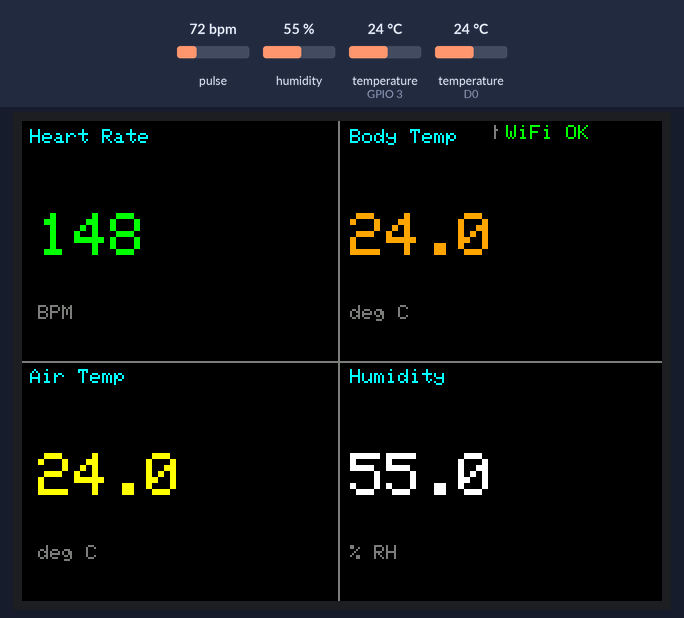
Simulated run of this sketch. Board: ESP8266 (NodeMCU). Shown: 320×240 colour display. Inputs (shaded band) come from the test bench; at power-on: humidity 55 %, temperature (sensors on D0, GPIO 3) 24 °C, pulse 72 bpm. WiFi joins after 1.5 s; servers stay silent unless stated; uploads are accepted with an empty reply; the local clock reads 2024-03-15 10:24:30 at power-on unless the sketch sets it; what the sketch prints to the serial monitor is not drawn.

Above: at 3.4 s.
3.5 s: humidity set to 22 %
At 7.8 s:
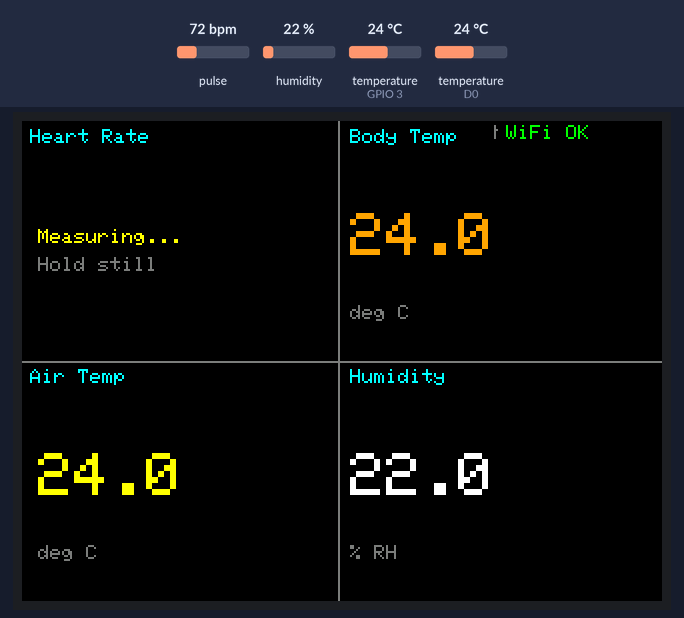
8.3 s: temperature (sensor on D0) set to 12 °C
At 10.0 s:
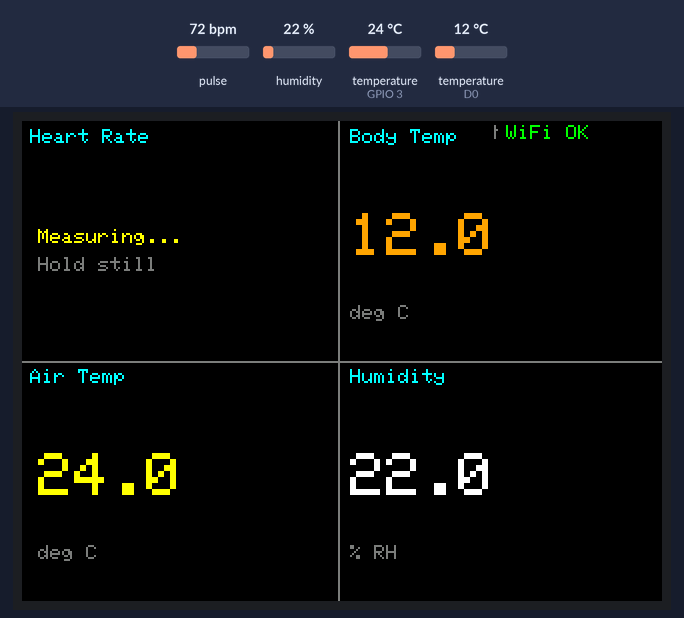
10.3 s: temperature (sensor on GPIO 3) set to 12 °C
At 12.2 s:
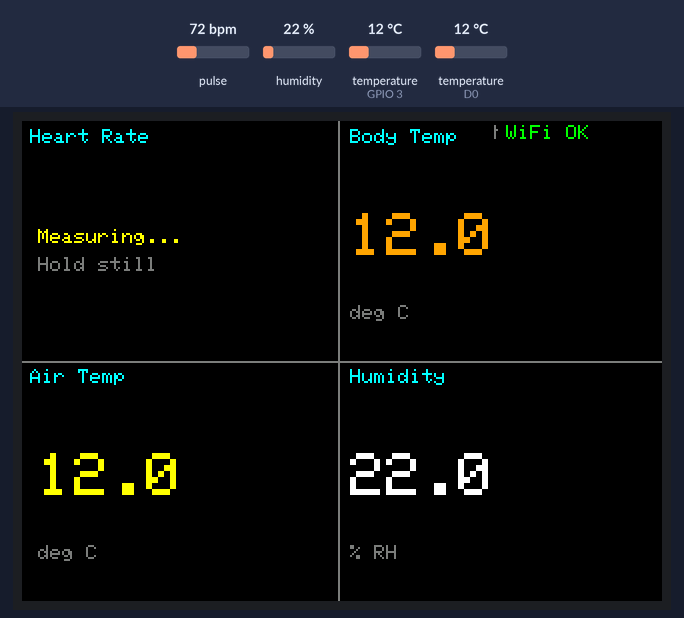
12.5 s: temperature (sensor on D0) set to 19 °C
14.5 s: humidity set to 40 %
At 15.8 s:
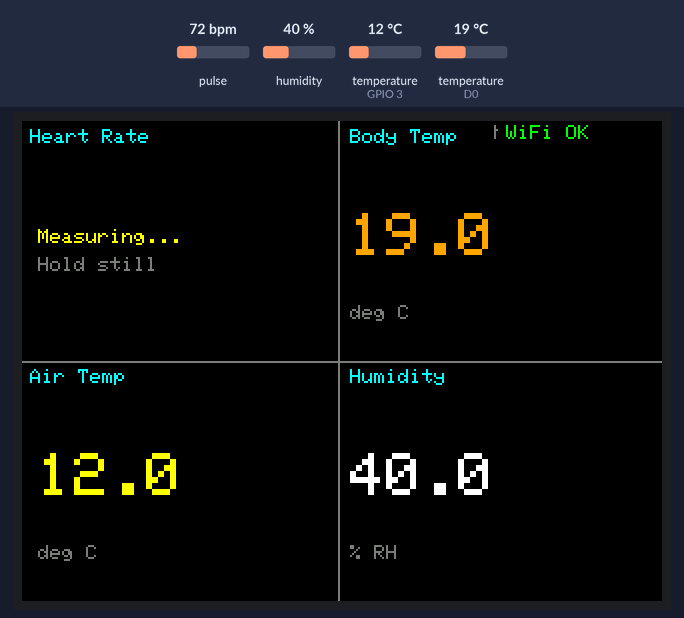
16.5 s: temperature (sensor on D0) set to 28 °C
At 17.8 s:
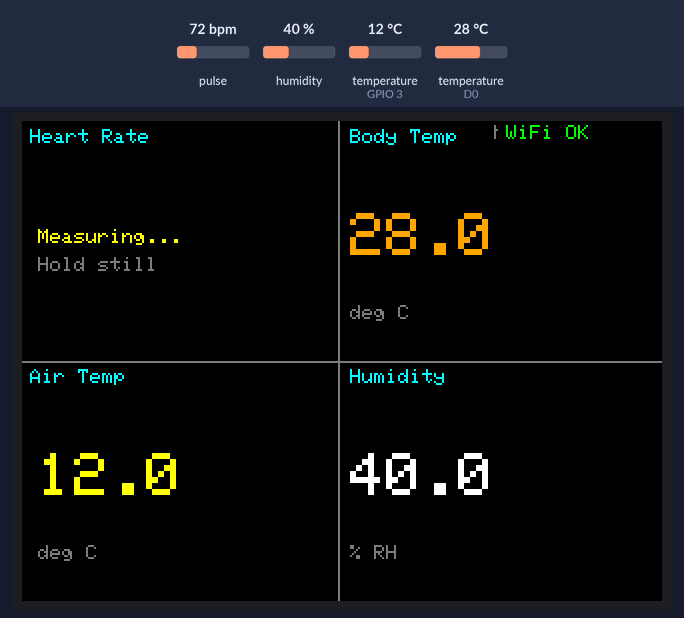
Timing chart, 0 to 19.5 s (numbered marks = the images above; inputs shaded):
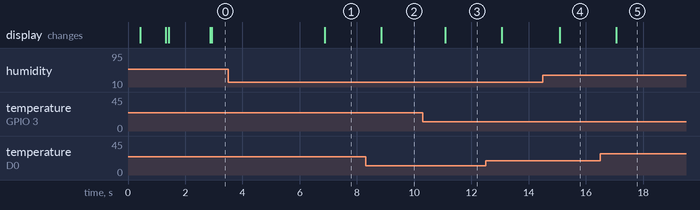

Measured:
- after the input at 3.5 s, the display: changes after 3.4 s (image 1)
- after the input at 8.3 s, the display: changes after 0.56 s (image 2)
- after the input at 10.3 s, the display: changes after 0.78 s (image 3)
- after the input at 14.5 s, the display: changes after 0.59 s (image 4)
- after the input at 16.5 s, the display: changes after 0.57 s (image 5)

The sketch:

meow.ino
```cpp
// ═══════════════════════════════════════════════════════════════
//  Health Monitor — ESP8266
//  Sensors : ILI9341 TFT, MAX30102, DS18B20, DHT11
//  Network : WiFi (non-blocking) + Supabase UPSERT
// ═══════════════════════════════════════════════════════════════

#include <SPI.h>
#include <Adafruit_GFX.h>
#include <Adafruit_ILI9341.h>
#include <Wire.h>
#include <MAX30105.h>
#include <heartRate.h>
#include <OneWire.h>
#include <DallasTemperature.h>
#include <DHT.h>
#include <ESP8266WiFi.h>
#include <ESP8266HTTPClient.h>
#include <WiFiClientSecure.h>
#include <time.h>

// ── WiFi credentials ──────────────────────────────
const char* ssid     = "Joyskie18 5-G";
const char* password = "CACHERO 1973";

// ── Supabase ──────────────────────────────────────
const char* supabaseUrl = "https://bjmokvjpitviifjbnlvs.supabase.co/rest/v1/status";
const char* supabaseKey = "eyJhbGciOiJIUzI1NiIsInR5cCI6IkpXVCJ9.eyJpc3MiOiJzdXBhYmFzZSIsInJlZiI6ImJqbW9rdmpwaXR2aWlmamJubHZzIiwicm9sZSI6ImFub24iLCJpYXQiOjE3NzQxMzkzMTEsImV4cCI6MjA4OTcxNTMxMX0.yEp_qZzGTArPrc03Om7_LL0jUiTDckUiaWZyxj047Ng";
const char* ntpServer   = "pool.ntp.org";
const long  gmtOffset   = 8 * 3600; // GMT+8 Philippines

// ── TFT pins ──────────────────────────────────────
#define TFT_CS  D8
#define TFT_DC  D2
#define TFT_RST D1
// SCK  → D5 | MOSI → D7 | MISO → D6 (hardware SPI)
Adafruit_ILI9341 tft = Adafruit_ILI9341(TFT_CS, TFT_DC, TFT_RST);

// ── MAX30102 ──────────────────────────────────────
MAX30105 particleSensor;

const byte    RATE_SIZE       = 6;
byte          rates[RATE_SIZE];
byte          rateSpot        = 0;
long          lastBeat        = 0;
float         beatsPerMinute  = 0;
int           beatAvg         = 0;

#define FINGER_ON_THRESHOLD   50000
#define FINGER_OFF_THRESHOLD  40000
#define NO_BEAT_TIMEOUT       4000
#define BEAT_FILTER_ALPHA     0.95
#define BEAT_THRESHOLD        400
#define MIN_BEAT_MS           400
#define MAX_BEAT_MS           1500

bool          fingerPresent   = false;
unsigned long lastBeatTime    = 0;
float         irDC            = 0;
float         irPrev          = 0;
float         peakVal         = 0;
bool          risingEdge      = false;

// ── DS18B20 ───────────────────────────────────────
#define ONE_WIRE_BUS D0
OneWire          oneWire(ONE_WIRE_BUS);
DallasTemperature ds18b20(&oneWire);

// ── DHT11 ────────────────────────────────────────
#define DHTPIN  D9
#define DHTTYPE DHT11
DHT dht(DHTPIN, DHTTYPE);

// ── WiFi state machine ────────────────────────────
enum WiFiConnState { WIFI_IDLE, WIFI_CONNECTING, WIFI_CONNECTED };
WiFiConnState WiFiConnState = WIFI_IDLE;
unsigned long wifiTimer   = 0;
unsigned long retryTimer  = 0;
#define WIFI_TIMEOUT_MS   15000   // give up after 15s
#define WIFI_RETRY_MS     30000   // retry after 30s

// ── Timing ───────────────────────────────────────
unsigned long lastSensorUpdate = 0;
unsigned long lastSupabasePost = 0;
#define SENSOR_INTERVAL    2000
#define SUPABASE_INTERVAL  5000

// ── Sensor values (shared across functions) ───────
float lastBodyTemp = 0;
float lastAirTemp  = 0;
float lastHumidity = 0;


// ═══════════════════════════════════════════════════
//  SETUP
// ═══════════════════════════════════════════════════
void setup() {
  Serial.begin(115200);
  delay(200);
  Serial.println("\n=== Health Monitor Boot ===");

  Wire.begin(D4, D3); // SDA=D4, SCL=D3

  // ── TFT ────────────────────────────────────────
  tft.begin();
  tft.setRotation(1); // landscape
  tft.fillScreen(ILI9341_BLACK);

  // Boot message
  tft.setTextColor(ILI9341_CYAN);
  tft.setTextSize(2);
  tft.setCursor(50, 90);
  tft.print("Health Monitor");
  tft.setTextSize(1);
  tft.setTextColor(ILI9341_DARKGREY);
  tft.setCursor(90, 118);
  tft.print("Initializing...");
  delay(800);

  // ── MAX30102 ───────────────────────────────────
  if (!particleSensor.begin(Wire, I2C_SPEED_FAST)) {
    Serial.println("MAX30102 not found! Check wiring.");
    tft.setTextColor(ILI9341_RED);
    tft.setCursor(10, 140);
    tft.print("MAX30102 ERROR");
  } else {
    // brightness=33, avgSamples=4, ledMode=2(Red+IR),
    // sampleRate=400, pulseWidth=411, adcRange=4096
    particleSensor.setup(33, 4, 2, 400, 411, 4096);
    particleSensor.enableDIETEMPRDY();
    Serial.println("MAX30102 ready.");
  }

  // ── DS18B20 ────────────────────────────────────
  ds18b20.begin();
  Serial.println("DS18B20 ready.");

  // ── DHT11 ──────────────────────────────────────
  dht.begin();
  Serial.println("DHT11 ready.");

  // ── Draw main layout ───────────────────────────
  tft.fillScreen(ILI9341_BLACK);
  drawLayout();

  // ── Start WiFi (non-blocking) ──────────────────
  WiFi.mode(WIFI_STA);
  WiFi.setAutoReconnect(false); // we manage reconnect ourselves
  wifiTick(); // kicks off first attempt
}


// ═══════════════════════════════════════════════════
//  LOOP
// ═══════════════════════════════════════════════════
void loop() {

  // ── 1. WiFi state machine (non-blocking) ────────
  switch (WiFiConnState) {
    case WIFI_CONNECTING:
      wifiTick();
      break;
    case WIFI_CONNECTED:
      wifiTick(); // watches for dropped connection
      break;
    case WIFI_IDLE:
      if (millis() - retryTimer >= WIFI_RETRY_MS) {
        wifiTick(); // retry after cooldown
      }
      break;
  }

  // ── 2. MAX30102 beat detection (every loop) ─────
  long irValue = particleSensor.getIR();

  if (irValue >= FINGER_ON_THRESHOLD) {
    // --- Finger just placed ---
    if (!fingerPresent) {
      fingerPresent = true;
      beatsPerMinute = 0;
      beatAvg   = 0;
      rateSpot  = 0;
      irDC      = irValue;
      irPrev    = 0;
      peakVal   = 0;
      risingEdge = false;
      lastBeat      = millis();
      lastBeatTime  = millis();
      memset(rates, 0, sizeof(rates));
      Serial.println("Finger detected.");
    }

    // DC removal — isolates the AC pulse wave
    irDC = irDC * BEAT_FILTER_ALPHA + irValue * (1.0 - BEAT_FILTER_ALPHA);
    float irAC = irValue - irDC;

    long now          = millis();
    long timeSinceLast = now - lastBeat;

    if (irAC > irPrev) {
      risingEdge = true;
      if (irAC > peakVal) peakVal = irAC;

    } else if (risingEdge && irAC < irPrev && timeSinceLast > MIN_BEAT_MS) {
      // Passed a peak — check if it's a valid beat
      if (peakVal > BEAT_THRESHOLD && timeSinceLast < MAX_BEAT_MS) {
        beatsPerMinute = 60000.0 / timeSinceLast;
        lastBeat      = now;
        lastBeatTime  = now;

        rates[rateSpot++] = (byte)beatsPerMinute;
        rateSpot %= RATE_SIZE;

        // Rolling average (skip empty slots)
        int sum = 0, count = 0;
        for (byte i = 0; i < RATE_SIZE; i++) {
          if (rates[i] > 0) { sum += rates[i]; count++; }
        }
        if (count > 0) beatAvg = sum / count;

        Serial.printf("BEAT! BPM=%.1f  Avg=%d  AC=%.1f  IR=%ld\n",
                      beatsPerMinute, beatAvg, irAC, irValue);
      }
      risingEdge = false;
      peakVal    = 0;
    }
    irPrev = irAC;

    // No beat for too long → reset
    if (millis() - lastBeatTime > NO_BEAT_TIMEOUT && lastBeatTime > 0) {
      Serial.println("Beat timeout — reposition finger.");
      beatsPerMinute = 0;
      beatAvg = 0;
      memset(rates, 0, sizeof(rates));
      lastBeatTime = 0;
    }

  } else if (irValue < FINGER_OFF_THRESHOLD) {
    // --- Finger removed ---
    if (fingerPresent) {
      fingerPresent  = false;
      beatsPerMinute = 0;
      beatAvg        = 0;
      rateSpot       = 0;
      lastBeatTime   = 0;
      irDC           = 0;
      irPrev         = 0;
      peakVal        = 0;
      risingEdge     = false;
      memset(rates, 0, sizeof(rates));
      Serial.println("Finger removed.");
      clearBPMDisplay();
    }
  }

  // ── 3. Read other sensors every 2s ──────────────
  if (millis() - lastSensorUpdate >= SENSOR_INTERVAL) {
    lastSensorUpdate = millis();

    ds18b20.requestTemperatures();
    lastBodyTemp = ds18b20.getTempCByIndex(0);
    lastHumidity = dht.readHumidity();
    lastAirTemp  = dht.readTemperature();

    updateDisplay(beatAvg, lastBodyTemp, lastAirTemp, lastHumidity);

    Serial.printf(
      "BPM=%d | Body=%.1fC | Air=%.1fC | Hum=%.1f%% | IR=%ld | Finger=%s | WiFi=%s\n",
      beatAvg, lastBodyTemp, lastAirTemp, lastHumidity, irValue,
      fingerPresent ? "YES" : "NO",
      WiFiConnState == WIFI_CONNECTED ? "OK" : "NO"
    );
  }

  // ── 4. Post to Supabase every 5s (only if online) ─
  if (WiFiConnState == WIFI_CONNECTED &&
      millis() - lastSupabasePost >= SUPABASE_INTERVAL) {
    lastSupabasePost = millis();
    postToSupabase();
  }
}


// ═══════════════════════════════════════════════════
//  WIFI STATE MACHINE
// ═══════════════════════════════════════════════════
void wifiTick() {
  switch (WiFiConnState) {

    case WIFI_IDLE:
      Serial.println("WiFi: connecting...");
      WiFi.disconnect(true);
      delay(100);
      WiFi.begin(ssid, password);
      WiFiConnState = WIFI_CONNECTING;
      wifiTimer = millis();
      updateWiFiIndicator();
      break;

    case WIFI_CONNECTING:
      if (WiFi.status() == WL_CONNECTED) {
        Serial.print("WiFi: connected! IP=");
        Serial.println(WiFi.localIP());
        configTime(gmtOffset, 0, ntpServer);
        WiFiConnState = WIFI_CONNECTED;
        updateWiFiIndicator();

      } else if (millis() - wifiTimer > WIFI_TIMEOUT_MS) {
        Serial.println("WiFi: timeout. Will retry in 30s.");
        WiFi.disconnect(true);
        WiFiConnState  = WIFI_IDLE;
        retryTimer = millis();
        // Set retryTimer far enough back so we don't instantly retry
        // but wait the full WIFI_RETRY_MS
        retryTimer = millis();
        updateWiFiIndicator();
      }
      break;

    case WIFI_CONNECTED:
      if (WiFi.status() != WL_CONNECTED) {
        Serial.println("WiFi: lost. Will retry in 30s.");
        WiFiConnState  = WIFI_IDLE;
        retryTimer = millis();
        updateWiFiIndicator();
      }
      break;
  }
}

void updateWiFiIndicator() {
  tft.fillRect(238, 0, 82, 12, ILI9341_BLACK);
  tft.setTextSize(1);
  switch (WiFiConnState) {
    case WIFI_CONNECTED:
      tft.setTextColor(ILI9341_GREEN);
      tft.setCursor(242, 2);
      tft.print("WiFi OK");
      break;
    case WIFI_CONNECTING:
      tft.setTextColor(ILI9341_YELLOW);
      tft.setCursor(242, 2);
      tft.print("WiFi...");
      break;
    case WIFI_IDLE:
      tft.setTextColor(ILI9341_DARKGREY);
      tft.setCursor(236, 2);
      tft.print("No WiFi");
      break;
  }
}


// ═══════════════════════════════════════════════════
//  SUPABASE POST
// ═══════════════════════════════════════════════════
void postToSupabase() {
  WiFiClientSecure client;
  client.setInsecure(); // skip certificate verification

  HTTPClient http;
  String url = String(supabaseUrl) + "?on_conflict=device";
  http.begin(client, url);
  http.setTimeout(5000); // 5s HTTP timeout — won't block long

  http.addHeader("Content-Type", "application/json");
  http.addHeader("apikey",        supabaseKey);
  http.addHeader("Authorization", String("Bearer ") + supabaseKey);
  http.addHeader("Prefer",        "resolution=merge-duplicates,return=minimal");

  long now = time(nullptr);

  String json = "{";
  json += "\"device\":\"esp8266\",";
  json += "\"last_seen\":"  + String(now)                   + ",";
  json += "\"bpm\":"        + String(beatAvg)               + ",";
  json += "\"body_temp\":"  + String(lastBodyTemp, 1)        + ",";
  json += "\"air_temp\":"   + String(lastAirTemp,  1)        + ",";
  json += "\"humidity\":"   + String(lastHumidity, 1);
  json += "}";

  int code = http.POST(json);
  Serial.printf("Supabase POST → %d\n", code);
  if (code != 200 && code != 201) {
    Serial.println(http.getString());
  }
  http.end();
}


// ═══════════════════════════════════════════════════
//  TFT DISPLAY
// ═══════════════════════════════════════════════════
void drawLayout() {
  // Section labels
  tft.setTextSize(1);

  tft.setTextColor(ILI9341_CYAN);
  tft.setCursor(4,   4); tft.print("Heart Rate");
  tft.setCursor(164, 4); tft.print("Body Temp");
  tft.setCursor(4, 124); tft.print("Air Temp");
  tft.setCursor(164,124); tft.print("Humidity");

  // Grid lines
  tft.drawFastVLine(158,  0, 240, ILI9341_DARKGREY);
  tft.drawFastHLine(0,  120, 320, ILI9341_DARKGREY);

  // WiFi indicator
  updateWiFiIndicator();
}

void clearBPMDisplay() {
  tft.fillRect(0, 14, 156, 104, ILI9341_BLACK);
  tft.setTextSize(1);
  tft.setTextColor(ILI9341_DARKGREY);
  tft.setCursor(8, 58);
  tft.print("Place finger...");
}

void updateDisplay(int bpm, float bodyTemp, float airTemp, float humidity) {

  // ── BPM (top-left) ─────────────────────────────
  tft.fillRect(0, 14, 156, 104, ILI9341_BLACK);
  if (!fingerPresent) {
    tft.setTextSize(1);
    tft.setTextColor(ILI9341_DARKGREY);
    tft.setCursor(8, 58);
    tft.print("Place finger...");
  } else if (bpm == 0) {
    tft.setTextSize(1);
    tft.setTextColor(ILI9341_YELLOW);
    tft.setCursor(8, 54);
    tft.print("Measuring...");
    tft.setCursor(8, 68);
    tft.setTextColor(ILI9341_DARKGREY);
    tft.print("Hold still");
  } else {
    tft.setTextSize(3);
    tft.setTextColor(ILI9341_GREEN);
    tft.setCursor(8, 46);
    tft.print(bpm);
    tft.setTextSize(1);
    tft.setTextColor(ILI9341_DARKGREY);
    tft.setCursor(8, 92);
    tft.print("BPM");
  }

  // ── Body Temp (top-right) ──────────────────────
  tft.fillRect(160, 14, 158, 104, ILI9341_BLACK);
  tft.setTextSize(3);
  tft.setTextColor(ILI9341_ORANGE);
  tft.setCursor(164, 46);
  if (bodyTemp != DEVICE_DISCONNECTED_C && bodyTemp > -100) {
    tft.printf("%.1f", bodyTemp);
  } else {
    tft.print("ERR");
  }
  tft.setTextSize(1);
  tft.setTextColor(ILI9341_DARKGREY);
  tft.setCursor(164, 92);
  tft.print("deg C");

  // ── Air Temp (bottom-left) ─────────────────────
  tft.fillRect(0, 132, 156, 106, ILI9341_BLACK);
  tft.setTextSize(3);
  tft.setTextColor(ILI9341_YELLOW);
  tft.setCursor(8, 166);
  if (!isnan(airTemp)) {
    tft.printf("%.1f", airTemp);
  } else {
    tft.print("ERR");
  }
  tft.setTextSize(1);
  tft.setTextColor(ILI9341_DARKGREY);
  tft.setCursor(8, 212);
  tft.print("deg C");

  // ── Humidity (bottom-right) ────────────────────
  tft.fillRect(160, 132, 158, 106, ILI9341_BLACK);
  tft.setTextSize(3);
  tft.setTextColor(ILI9341_WHITE);
  tft.setCursor(164, 166);
  if (!isnan(humidity)) {
    tft.printf("%.1f", humidity);
  } else {
    tft.print("ERR");
  }
  tft.setTextSize(1);
  tft.setTextColor(ILI9341_DARKGREY);
  tft.setCursor(164, 212);
  tft.print("% RH");
}
```
